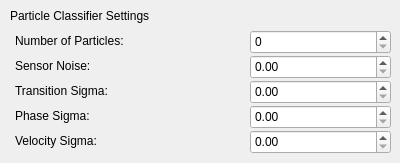
         <widget class="QWidget" name="page_67">
          <widget class="QLabel" name="label_180">
           <property name="geometry">
            <rect>
             <x>15</x>
             <y>55</y>
             <width>261</width>
             <height>21</height>
            </rect>
           </property>
           <property name="text">
            <string>Sensor Noise:</string>
           </property>
          </widget>
          <widget class="QSpinBox" name="pipelineTool_particleClassifier_numParticles">
           <property name="geometry">
            <rect>
             <x>250</x>
             <y>30</y>
             <width>141</width>
             <height>24</height>
            </rect>
           </property>
          </widget>
          <widget class="QDoubleSpinBox" name="pipelineTool_particleClassifier_sensorNoise">
           <property name="geometry">
            <rect>
             <x>250</x>
             <y>55</y>
             <width>141</width>
             <height>24</height>
            </rect>
           </property>
          </widget>
          <widget class="QLabel" name="label_181">
           <property name="geometry">
            <rect>
             <x>15</x>
             <y>30</y>
             <width>131</width>
             <height>21</height>
            </rect>
           </property>
           <property name="text">
            <string>Number of Particles:</string>
           </property>
          </widget>
          <widget class="QLabel" name="label_182">
           <property name="geometry">
            <rect>
             <x>10</x>
             <y>5</y>
             <width>281</width>
             <height>21</height>
            </rect>
           </property>
           <property name="text">
            <string>Particle Classifier Settings</string>
           </property>
          </widget>
          <widget class="QLabel" name="label_183">
           <property name="geometry">
            <rect>
             <x>15</x>
             <y>80</y>
             <width>261</width>
             <height>21</height>
            </rect>
           </property>
           <property name="text">
            <string>Transition Sigma:</string>
           </property>
          </widget>
          <widget class="QDoubleSpinBox" name="pipelineTool_particleClassifier_transitionSigma">
           <property name="geometry">
            <rect>
             <x>250</x>
             <y>80</y>
             <width>141</width>
             <height>24</height>
            </rect>
           </property>
          </widget>
          <widget class="QLabel" name="label_184">
           <property name="geometry">
            <rect>
             <x>15</x>
             <y>105</y>
             <width>261</width>
             <height>21</height>
            </rect>
           </property>
           <property name="text">
            <string>Phase Sigma:</string>
           </property>
          </widget>
          <widget class="QDoubleSpinBox" name="pipelineTool_particleClassifier_phaseSigma">
           <property name="geometry">
            <rect>
             <x>250</x>
             <y>105</y>
             <width>141</width>
             <height>24</height>
            </rect>
           </property>
          </widget>
          <widget class="QLabel" name="label_185">
           <property name="geometry">
            <rect>
             <x>15</x>
             <y>130</y>
             <width>261</width>
             <height>21</height>
            </rect>
           </property>
           <property name="text">
            <string>Velocity Sigma:</string>
           </property>
          </widget>
          <widget class="QDoubleSpinBox" name="pipelineTool_particleClassifier_velocitySigma">
           <property name="geometry">
            <rect>
             <x>250</x>
             <y>130</y>
             <width>141</width>
             <height>24</height>
            </rect>
           </property>
          </widget>
         </widget>
